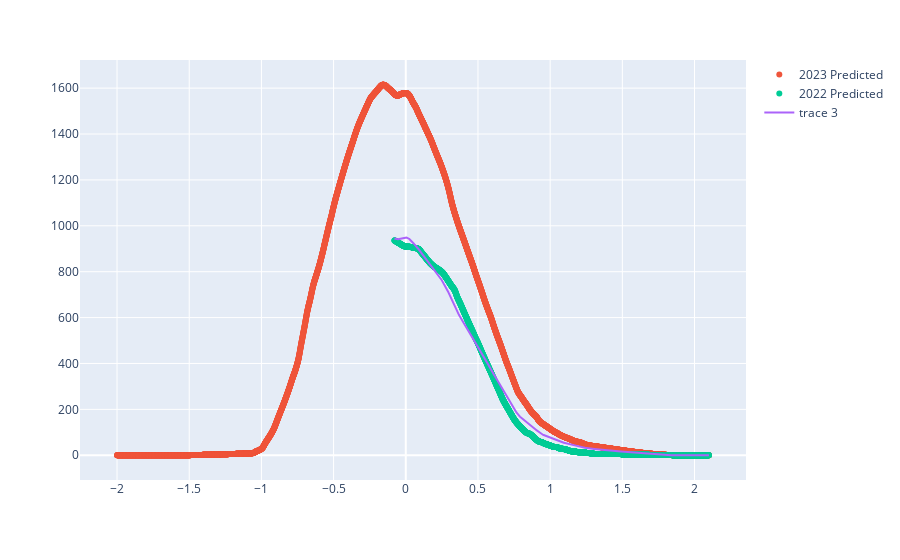

The notebook cell saved with this chart:
### Code cell
yr_diffs=(mixed_years_2
    .filter((pl.col("yr_diff").is_between(*yr_diff_filter[2022])) & (pl.col("yr_diff").is_between(*yr_diff_filter[2023])) & (pl.col("model_year") == 2022))
    .select("yr_diff")
    .to_series()
    .to_numpy()
)

inventory = (mixed_years_2
    .filter((pl.col("yr_diff").is_between(*yr_diff_filter[2022])) & (pl.col("model_year") == 2023))
    .select("predicted_inventory")
    .to_series()
    .to_numpy()
)

actual = (mixed_years_2
    .filter((pl.col("yr_diff").is_between(*yr_diff_filter[2022])) & (pl.col("yr_diff").is_between(*yr_diff_filter[2023])) & (pl.col("model_year") == 2022))
    .select("predicted_inventory")
    .to_series()
    .to_numpy()
)

params = {
    "a": -1.8,
    "mu": -0.15,
    "s": 4.5
}

preds = predict(
    yr_diffs=yr_diffs,
    inventory=inventory,
    **params
)

print(loss(
    params=params,
    yr_diffs=yr_diffs,
    inventory=inventory,
    actual=actual,
    constrained_index=0
))

fig = px.scatter()

fig.add_scatter(
    x=(mixed_years_2
        .filter(pl.col("model_year") == 2023)
        .select("yr_diff")
        .to_series()
    ),
    y=(mixed_years_2
        .filter(pl.col("model_year") == 2023)
        .select("predicted_inventory")
        .to_series()
    ),
    mode="markers",
    name=f"2023 Predicted"
)

fig.add_scatter(
    x=(mixed_years_2
        .filter(pl.col("model_year") == 2022)
        .select("yr_diff")
        .to_series()
    ),
    y=actual,
    mode="markers",
    name=f"2022 Predicted"
)

fig.add_scatter(
    x=yr_diffs,
    y=preds
)

fig.show()

### Figure 1 — Plotly figure (JSON) as saved in the notebook; plotly's stock layout.template omitted (floating-point values rounded to 4 significant figures; data arrays with more than 128 entries replaced by an {"elided": "..."} marker saying what was removed)
{"data": [{"hovertemplate": "<extra></extra>", "legendgroup": "", "marker": {"color": "#636efa", "symbol": "circle"}, "mode": "markers", "name": "", "orientation": "v", "showlegend": false, "type": "scatter", "xaxis": "x", "yaxis": "y"}, {"mode": "markers", "name": "2023 Predicted", "type": "scatter", "x": {"elided": "4920 float values"}, "y": {"elided": "4920 float values"}}, {"mode": "markers", "name": "2022 Predicted", "type": "scatter", "x": {"elided": "2723 float values"}, "y": {"elided": "2615 float values"}}, {"type": "scatter", "x": {"elided": "2615 float values"}, "y": {"elided": "2615 float values"}}], "layout": {"legend": {"tracegroupgap": 0}, "margin": {"t": 60}, "xaxis": {"anchor": "y", "domain": [0, 1]}, "yaxis": {"anchor": "x", "domain": [0, 1]}}}
